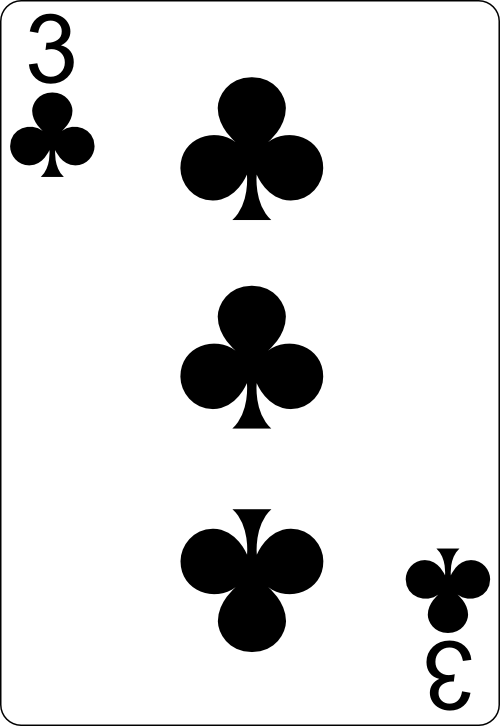
#> input picture blackjack_gui/images/3_of_clubs.png, 500 x 726 px, given in place of back.png, which was not available
$ python -i table_components.py   (imports and definitions only)
#> lines starting #> are read from the running program, lines starting #| are printed output that depends on the picture
from dataclasses import dataclass
import tkinter
from PIL import Image, ImageTk
import os
from .lib import Card
from argparse import Namespace


IMG_PATH = f"{os.path.dirname(__file__)}/images/"

FOREGROUND = "white"


class TableComponents:
    # [231 lines left out: functions __init__, setup_canvas, set_side_panel, get_shuffle_indicator, get_shoe_progress, get_label and 8 more, not called in this run]


@dataclass
class CheckConfig:
    location: tuple[int, int]
    txt_location: tuple[int, int]
    txt: str


class CheckButton:
    x = 1030
    y = 590
    y_offset = 25

    # [113 lines left out: functions __init__, fetch_count, fetch_accuracy, fetch_deviations, _get_table_infotext, _get_checkbutton and 2 more, not called in this run]


def get_image(
    card: Card | None = None,
    width: int = 100,
    height: int = 130,
    rotate: bool = False,
):
#> called with width = 100, height = 130, rotate = False
    if card is None:
        filename = f"{IMG_PATH}/back.png"
    else:
        mapping = {
            "A": "ace",
            "J": "jack",
            "Q": "queen",
            "K": "king",
        }
        prefix = mapping.get(card.label, card.value)
        filename = f"{IMG_PATH}/{prefix}_of_{card.suit}.png"
    image = Image.open(filename).resize(
        (width, height), Image.Resampling.LANCZOS
    )
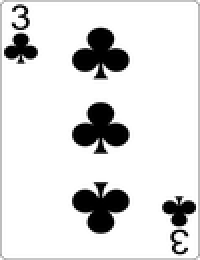
#> image: PIL image 100x130 RGBA (shown 2 times larger); mean R, G, B, A 220.6, 220.6, 220.6, 254.7; transparent parts drawn white
    if rotate is True:
        image = image.resize((height, height))
        image = image.rotate(angle=90)
        image = image.resize((height, width))
        width, height = height, width
    return ImageTk.PhotoImage(image), width, height


# [21 lines left out: function _round_polygon, not called in this run]

>>> result = get_image()

$ run again, on blackjack_gui/images/5_of_clubs.png
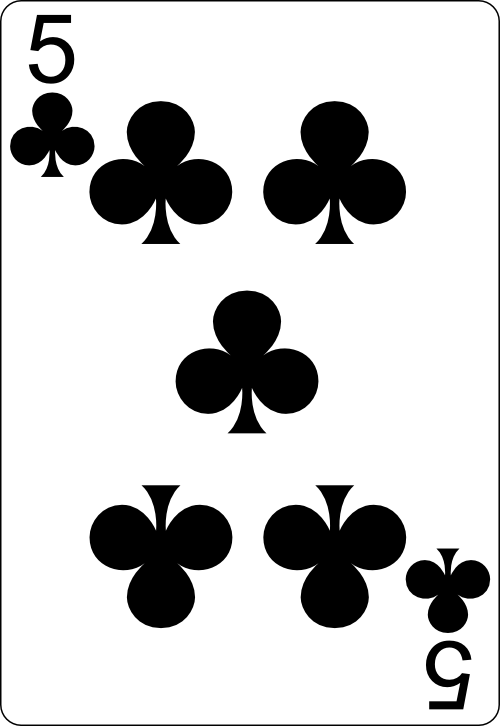
#> input picture blackjack_gui/images/5_of_clubs.png, 500 x 726 px, given in place of back.png, which was not available
#> in get_image, `image = Image.open(filename).resize( (width, height), Image.Resampling..`:
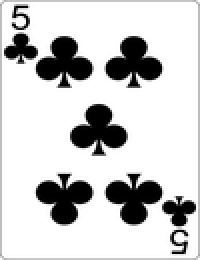
#> image: PIL image 100x130 RGBA (shown 2 times larger); mean R, G, B, A 204, 204, 204, 254.7; transparent parts drawn white

$ run again, on blackjack_gui/images/6_of_clubs.png
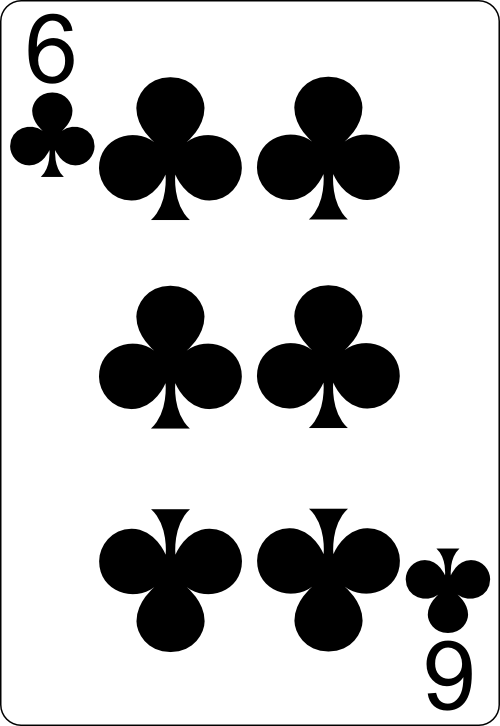
#> input picture blackjack_gui/images/6_of_clubs.png, 500 x 726 px, given in place of back.png, which was not available
#> in get_image, `image = Image.open(filename).resize( (width, height), Image.Resampling..`:
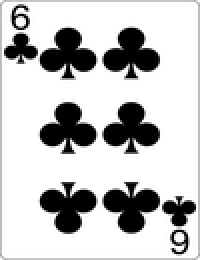
#> image: PIL image 100x130 RGBA (shown 2 times larger); mean R, G, B, A 195.7, 195.7, 195.7, 254.7; transparent parts drawn white
